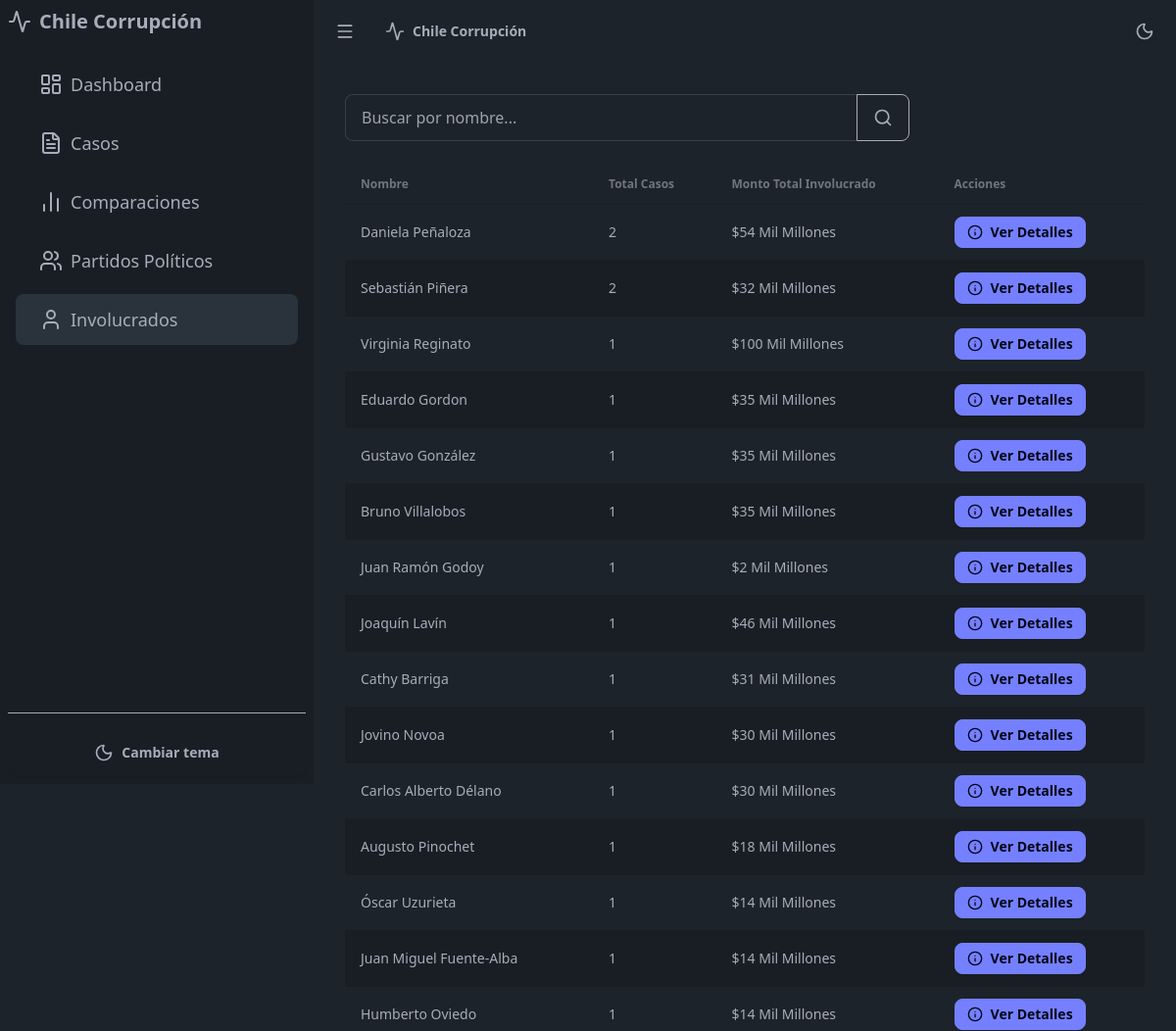
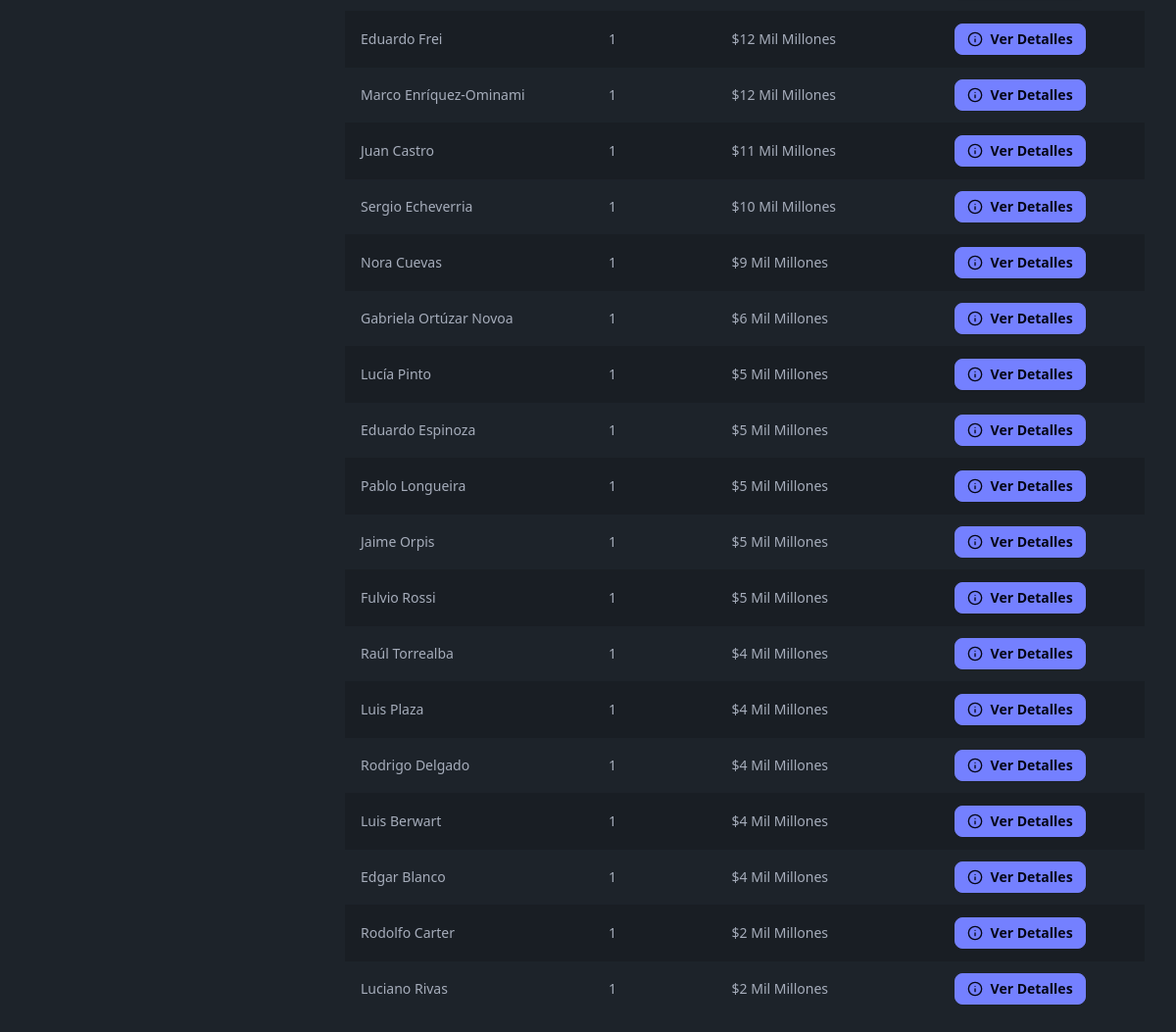
Screenshot of /involucrados/ with the database file from the repository (2 pictures, top to bottom).
### data/models.py (models this page shows, shortened)
class Responsable(models.Model):
    nombre = models.CharField(max_length=255)

### visualization/views.py (the view)
# urls.py: path('involucrados/', views.involucrados, name='involucrados'),
def involucrados(request):
    query = request.GET.get('q', '')
    responsables = (
        Responsable.objects
        .annotate(
            total_casos=Count('casocorrupcion'),
            total_monto=Sum('casocorrupcion__monto', default=0)
        )
        .order_by('-total_casos')
    )
    if query:
        responsables = responsables.filter(nombre__icontains=query)
    return render(request, 'visualization/involucrados.html', {
        'responsables': responsables,
        'query': query
    })

### visualization/templatetags/custom_filters.py (called while the page is built)
@register.filter
def format_large_number(value):
    try:
        value = float(value)
        if value == 0:
            return "0"
        miles_millones = value / 1_000_000_000  # 9 ceros
        millones = value / 1_000_000  # 6 ceros
        if miles_millones >= 1:
            miles_millones_str = '{:,.0f}'.format(miles_millones).replace(',', '.')
            return f"{miles_millones_str} Mil Millones"
        if millones >= 1:
            millones_str = '{:,.0f}'.format(millones).replace(',', '.')
            return f"{millones_str} Millones"
        return '{:,.0f}'.format(value).replace(',', '.')
    except (ValueError, TypeError):
        return "0"

### templates/visualization/involucrados.html (shortened to what this page needs)
{% extends 'base.html' %}
{% load custom_filters %}
{% block content %}
<div class="mb-6">
    <form method="get" class="flex gap-2 max-w-xl">
        <div class="form-control flex-1">
            <div class="join w-full">
                <input type="text"
                       name="q"
                       placeholder="Buscar por nombre..."
                       class="input input-bordered join-item w-full"
                       value="{{ query }}">
                <button class="btn btn-outline join-item">
                    <i data-lucide="search" class="h-5 w-5"></i>
                </button>
            </div>
        </div>
    </form>
</div>
<div class="overflow-x-auto">
    <table class="table table-zebra w-full">
        <thead>
            <tr>
                <th>Nombre</th>
                <th>Total Casos</th>
                <th>Monto Total Involucrado</th>
                <th>Acciones</th>
            </tr>
        </thead>
        <tbody>
            {% for responsable in responsables %}
            <tr>
                <td class="font-medium">{{ responsable.nombre }}</td>
                <td>{{ responsable.total_casos }}</td>
                <td>${{ responsable.total_monto|format_large_number }}</td>
                <td>
                    <a href="{% url 'responsable_detalle' responsable.id %}" class="btn btn-sm btn-primary">
                        <i data-lucide="info" class="w-4 h-4"></i>
                        Ver Detalles
                    </a>
                </td>
            </tr>
            {% endfor %}
        </tbody>
    </table>
</div>
{% endblock %}

### templates/base.html (style rules this page uses)
:root { color-scheme: dark light; }
body { visibility: hidden; opacity: 0; transition: opacity 0.3s ease; }
body.ready { visibility: visible; opacity: 1; }

### rows the page displays
Responsable: nombre "Daniela Peñaloza", total_casos "2", total_monto "54 Mil Millones"
Responsable: nombre "Sebastián Piñera", total_casos "2", total_monto "32 Mil Millones"
Responsable: nombre "Virginia Reginato", total_casos "1", total_monto "100 Mil Millones"
Responsable: nombre "Eduardo Gordon", total_casos "1", total_monto "35 Mil Millones"
Responsable: nombre "Gustavo González", total_casos "1", total_monto "35 Mil Millones"
Responsable: nombre "Bruno Villalobos", total_casos "1", total_monto "35 Mil Millones"
Responsable: nombre "Juan Ramón Godoy", total_casos "1", total_monto "2 Mil Millones"
Responsable: nombre "Joaquín Lavín", total_casos "1", total_monto "46 Mil Millones"
Responsable: nombre "Cathy Barriga", total_casos "1", total_monto "31 Mil Millones"
Responsable: nombre "Jovino Novoa", total_casos "1", total_monto "30 Mil Millones"
Responsable: nombre "Carlos Alberto Délano", total_casos "1", total_monto "30 Mil Millones"
Responsable: nombre "Augusto Pinochet", total_casos "1", total_monto "18 Mil Millones"
Responsable: nombre "Óscar Uzurieta", total_casos "1", total_monto "14 Mil Millones"
Responsable: nombre "Juan Miguel Fuente-Alba", total_casos "1", total_monto "14 Mil Millones"
Responsable: nombre "Humberto Oviedo", total_casos "1", total_monto "14 Mil Millones"
Responsable: nombre "Eduardo Frei", total_casos "1", total_monto "12 Mil Millones"
Responsable: nombre "Marco Enríquez-Ominami", total_casos "1", total_monto "12 Mil Millones"
Responsable: nombre "Juan Castro", total_casos "1", total_monto "11 Mil Millones"
Responsable: nombre "Sergio Echeverria", total_casos "1", total_monto "10 Mil Millones"
Responsable: nombre "Nora Cuevas", total_casos "1", total_monto "9 Mil Millones"
Responsable: nombre "Gabriela Ortúzar Novoa", total_casos "1", total_monto "6 Mil Millones"
Responsable: nombre "Lucía Pinto", total_casos "1", total_monto "5 Mil Millones"
Responsable: nombre "Eduardo Espinoza", total_casos "1", total_monto "5 Mil Millones"
Responsable: nombre "Pablo Longueira", total_casos "1", total_monto "5 Mil Millones"
Responsable: nombre "Jaime Orpis", total_casos "1", total_monto "5 Mil Millones"
Responsable: nombre "Fulvio Rossi", total_casos "1", total_monto "5 Mil Millones"
Responsable: nombre "Raúl Torrealba", total_casos "1", total_monto "4 Mil Millones"
Responsable: nombre "Luis Plaza", total_casos "1", total_monto "4 Mil Millones"
Responsable: nombre "Rodrigo Delgado", total_casos "1", total_monto "4 Mil Millones"
Responsable: nombre "Luis Berwart", total_casos "1", total_monto "4 Mil Millones"
Responsable: nombre "Edgar Blanco", total_casos "1", total_monto "4 Mil Millones"
Responsable: nombre "Rodolfo Carter", total_casos "1", total_monto "2 Mil Millones"
Responsable: nombre "Luciano Rivas", total_casos "1", total_monto "2 Mil Millones"
